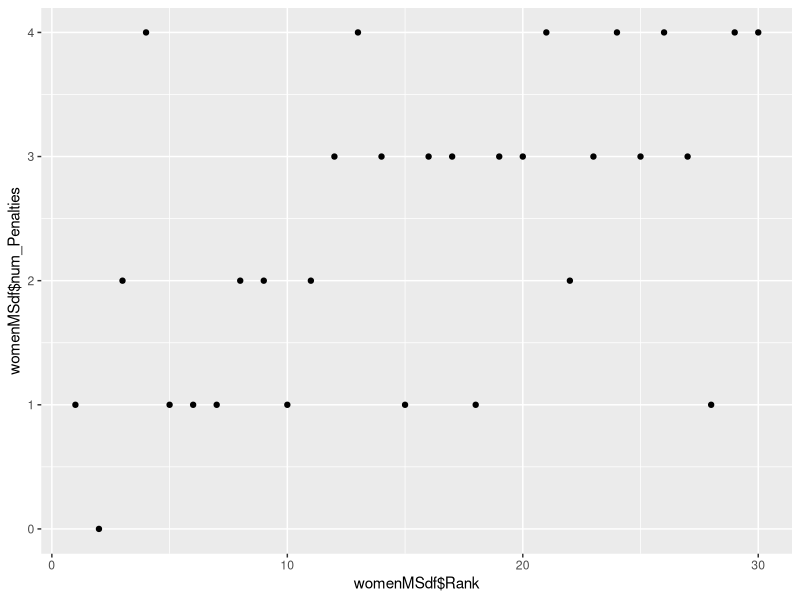
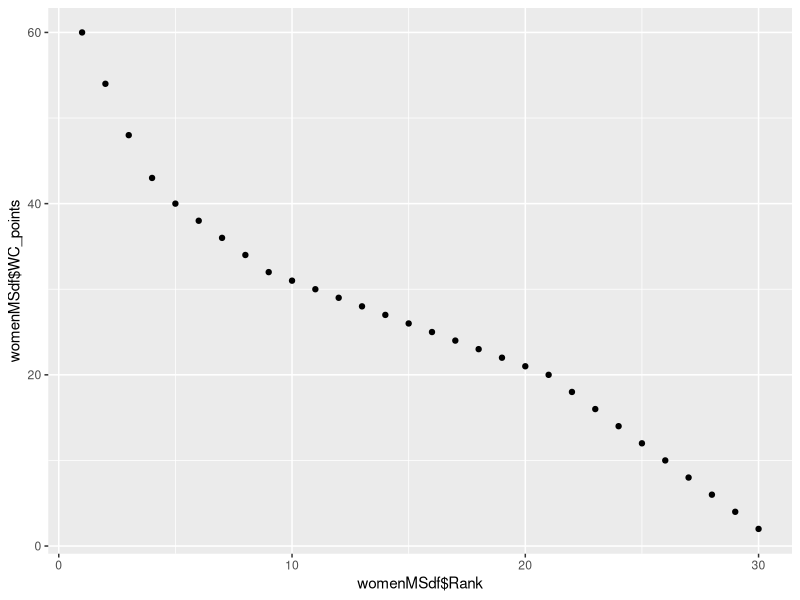
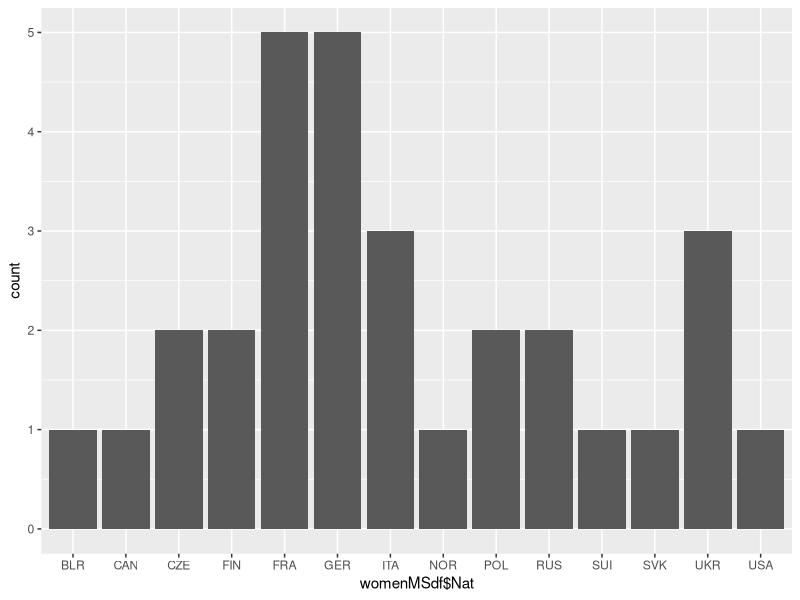

These figures' R source, in order: (Note: this script raises an error after producing the figures.)
## ---- chunk 1
library(knitr)
womenMSdf <- read.csv(file = "biathlon_women_world_mass_start_17_12_17.csv")
kable(head(womenMSdf))
## ---- chunk 2
library(ggplot2)
ggplot(womenMSdf, aes(x=womenMSdf$Rank, y=womenMSdf$num_Penalties)) + geom_point()
## ---- chunk 3

ggplot(womenMSdf, aes(x=womenMSdf$Rank, y=womenMSdf$WC_points)) + geom_point()
## ---- chunk 4
library(ggplot2)
ggplot(womenMSdf, aes(x=womenMSdf$Nat)) + geom_bar()
## ---- chunk 5
library(ggplot2)
library(sqldf)
dfnew <- sqldf("SELECT distinct Nat,count(Nat),count(num_Penalties) FROM womenMSdf GROUP BY Nat")
ggplot(dfnew, aes(x=dfnew$Nat)) + geom_col(aes(x=dfnew$Nat, y=(dfnew$count(num_Penalties)/dfnew$count(Nat))))
ggplot(dfnew) + geom_col(dfnew <- sqldf("SELECT distinct Nat,count(Nat),count(num_Penalties) FROM womenMSdf GROUP BY Nat")
)
